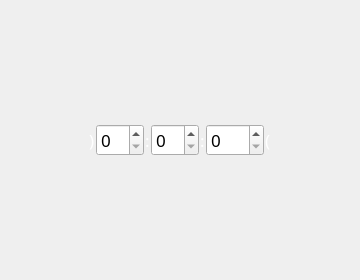
<?xml version="1.0" encoding="UTF-8"?>
<ui version="4.0">
 <class>TimeEditWidget</class>
 <widget class="QWidget" name="TimeEditWidget">
  <property name="geometry">
   <rect>
    <x>0</x>
    <y>0</y>
    <width>360</width>
    <height>280</height>
   </rect>
  </property>
  <property name="font">
   <font>
    <family>B Nazanin</family>
    <pointsize>-1</pointsize>
   </font>
  </property>
  <property name="windowTitle">
   <string>Form</string>
  </property>
  <property name="styleSheet">
   <string notr="true">color:black;
font-style:bold;
font-size:17px;
font-family:&quot;B Nazanin&quot;;</string>
  </property>
  <layout class="QHBoxLayout" name="horizontalLayout">
   <property name="spacing">
    <number>1</number>
   </property>
   <item>
    <spacer name="horizontalSpacer">
     <property name="orientation">
      <enum>Qt::Horizontal</enum>
     </property>
     <property name="sizeHint" stdset="0">
      <size>
       <width>40</width>
       <height>20</height>
      </size>
     </property>
    </spacer>
   </item>
   <item>
    <widget class="QLabel" name="label_4">
     <property name="font">
      <font>
       <family>B Nazanin</family>
       <pointsize>-1</pointsize>
      </font>
     </property>
     <property name="layoutDirection">
      <enum>Qt::RightToLeft</enum>
     </property>
     <property name="styleSheet">
      <string notr="true">color:white;
font-style:bold;
font-size:17px;
font-family:&quot;B Nazanin&quot;;</string>
     </property>
     <property name="locale">
      <locale language="Persian" country="Iran"/>
     </property>
     <property name="text">
      <string>)</string>
     </property>
    </widget>
   </item>
   <item>
    <widget class="QSpinBox" name="secondsSpinBox">
     <property name="font">
      <font>
       <family>B Nazanin</family>
       <pointsize>-1</pointsize>
      </font>
     </property>
     <property name="maximum">
      <number>59</number>
     </property>
    </widget>
   </item>
   <item>
    <widget class="QLabel" name="label">
     <property name="styleSheet">
      <string notr="true">color:white;
font-style:bold;
font-size:17px;
font-family:&quot;B Nazanin&quot;;</string>
     </property>
     <property name="text">
      <string>:</string>
     </property>
    </widget>
   </item>
   <item>
    <widget class="QSpinBox" name="minutesSpinBox">
     <property name="maximum">
      <number>59</number>
     </property>
    </widget>
   </item>
   <item>
    <widget class="QLabel" name="label_2">
     <property name="styleSheet">
      <string notr="true">color:white;
font-style:bold;
font-size:17px;
font-family:&quot;B Nazanin&quot;;</string>
     </property>
     <property name="text">
      <string>:</string>
     </property>
    </widget>
   </item>
   <item>
    <widget class="QSpinBox" name="hoursSpinBox">
     <property name="sizePolicy">
      <sizepolicy hsizetype="Minimum" vsizetype="Fixed">
       <horstretch>0</horstretch>
       <verstretch>0</verstretch>
      </sizepolicy>
     </property>
     <property name="minimum">
      <number>0</number>
     </property>
     <property name="maximum">
      <number>999</number>
     </property>
    </widget>
   </item>
   <item>
    <widget class="QLabel" name="label_3">
     <property name="styleSheet">
      <string notr="true">color:white;
font-style:bold;
font-size:17px;
font-family:&quot;B Nazanin&quot;;</string>
     </property>
     <property name="text">
      <string>(</string>
     </property>
    </widget>
   </item>
   <item>
    <spacer name="horizontalSpacer_2">
     <property name="orientation">
      <enum>Qt::Horizontal</enum>
     </property>
     <property name="sizeHint" stdset="0">
      <size>
       <width>40</width>
       <height>20</height>
      </size>
     </property>
    </spacer>
   </item>
  </layout>
 </widget>
 <resources/>
 <connections/>
</ui>
